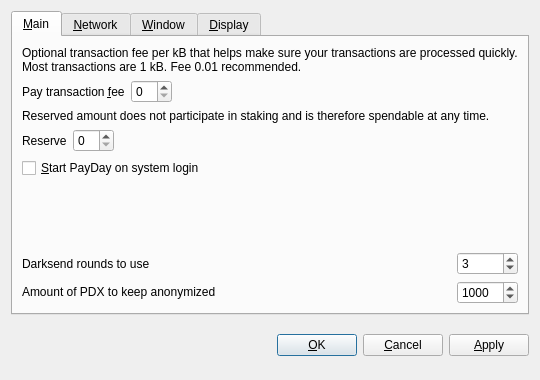
<?xml version="1.0" encoding="UTF-8"?>
<ui version="4.0">
 <class>OptionsDialog</class>
 <widget class="QDialog" name="OptionsDialog">
  <property name="geometry">
   <rect>
    <x>0</x>
    <y>0</y>
    <width>540</width>
    <height>380</height>
   </rect>
  </property>
  <property name="windowTitle">
   <string>Options</string>
  </property>
  <property name="modal">
   <bool>true</bool>
  </property>
  <layout class="QVBoxLayout" name="verticalLayout">
   <item>
    <widget class="QTabWidget" name="tabWidget">
     <property name="tabPosition">
      <enum>QTabWidget::North</enum>
     </property>
     <property name="currentIndex">
      <number>0</number>
     </property>
     <widget class="QWidget" name="tabMain">
      <attribute name="title">
       <string>&amp;Main</string>
      </attribute>
      <layout class="QGridLayout" name="gridLayout">
       <item row="0" column="0" colspan="2">
        <widget class="QLabel" name="transactionFeeInfoLabel">
         <property name="text">
          <string>Optional transaction fee per kB that helps make sure your transactions are processed quickly. Most transactions are 1 kB. Fee 0.01 recommended.</string>
         </property>
         <property name="textFormat">
          <enum>Qt::PlainText</enum>
         </property>
         <property name="wordWrap">
          <bool>true</bool>
         </property>
        </widget>
       </item>
       <item row="1" column="0">
        <layout class="QHBoxLayout" name="horizontalLayoutFee">
         <item>
          <widget class="QLabel" name="transactionFeeLabel">
           <property name="text">
            <string>Pay transaction &amp;fee</string>
           </property>
           <property name="textFormat">
            <enum>Qt::PlainText</enum>
           </property>
           <property name="buddy">
            <cstring>transactionFee</cstring>
           </property>
          </widget>
         </item>
         <item>
          <widget class="BitcoinAmountField" name="transactionFee"/>
         </item>
         <item>
          <spacer name="horizontalSpacerFee">
           <property name="orientation">
            <enum>Qt::Horizontal</enum>
           </property>
           <property name="sizeHint" stdset="0">
            <size>
             <width>40</width>
             <height>20</height>
            </size>
           </property>
          </spacer>
         </item>
        </layout>
       </item>
       <item row="2" column="0" colspan="2">
        <widget class="QLabel" name="reserveBalanceInfoLabel">
         <property name="text">
          <string>Reserved amount does not participate in staking and is therefore spendable at any time.</string>
         </property>
         <property name="textFormat">
          <enum>Qt::PlainText</enum>
         </property>
         <property name="wordWrap">
          <bool>true</bool>
         </property>
        </widget>
       </item>
       <item row="3" column="0">
        <layout class="QHBoxLayout" name="horizontalLayoutReserveBalance">
         <item>
          <widget class="QLabel" name="reserveBalanceLabel">
           <property name="text">
            <string>Reserve</string>
           </property>
           <property name="textFormat">
            <enum>Qt::PlainText</enum>
           </property>
           <property name="buddy">
            <cstring>reserveBalance</cstring>
           </property>
          </widget>
         </item>
         <item>
          <widget class="BitcoinAmountField" name="reserveBalance"/>
         </item>
         <item>
          <spacer name="horizontalSpacerReserveBalance">
           <property name="orientation">
            <enum>Qt::Horizontal</enum>
           </property>
           <property name="sizeHint" stdset="0">
            <size>
             <width>40</width>
             <height>20</height>
            </size>
           </property>
          </spacer>
         </item>
        </layout>
       </item>
       <item row="4" column="0">
        <widget class="QCheckBox" name="bitcoinAtStartup">
         <property name="toolTip">
          <string>Automatically start PayDay Wallet after logging in to the system</string>
         </property>
         <property name="text">
          <string>&amp;Start PayDay on system login</string>
         </property>
        </widget>
       </item>
       <item row="5" column="0">
        <spacer name="verticalSpacer_Main">
         <property name="orientation">
          <enum>Qt::Vertical</enum>
         </property>
         <property name="sizeHint" stdset="0">
          <size>
           <width>20</width>
           <height>40</height>
          </size>
         </property>
        </spacer>
       </item>
       <item row="6" column="0">
        <widget class="QLabel" name="label">
         <property name="toolTip">
          <string>This setting determines the amount of individual masternodes that an input will be anonymized through. More rounds of anonymization gives a higher degree of privacy, but also costs more in fees.</string>
         </property>
         <property name="text">
          <string>Darksend rounds to use</string>
         </property>
        </widget>
       </item>
       <item row="6" column="1">
        <widget class="QSpinBox" name="darksendRounds">
         <property name="minimum">
          <number>2</number>
         </property>
         <property name="maximum">
          <number>16</number>
         </property>
         <property name="value">
          <number>3</number>
         </property>
        </widget>
       </item>
       <item row="7" column="0">
        <widget class="QLabel" name="label_2">
         <property name="toolTip">
          <string>This amount acts as a threshold to turn off Darksend once it's reached.</string>
         </property>
         <property name="statusTip">
          <string notr="true"/>
         </property>
         <property name="whatsThis">
          <string notr="true"/>
         </property>
         <property name="accessibleName">
          <string notr="true"/>
         </property>
         <property name="accessibleDescription">
          <string notr="true"/>
         </property>
         <property name="text">
          <string>&lt;html&gt;&lt;head/&gt;&lt;body&gt;&lt;p&gt;Amount of PDX to keep anonymized&lt;/p&gt;&lt;/body&gt;&lt;/html&gt;</string>
         </property>
        </widget>
       </item>
       <item row="7" column="1">
        <widget class="QSpinBox" name="anonymizePayDay">
         <property name="minimum">
          <number>2</number>
         </property>
         <property name="maximum">
          <number>10000</number>
         </property>
         <property name="singleStep">
          <number>10</number>
         </property>
         <property name="value">
          <number>1000</number>
         </property>
        </widget>
       </item>
      </layout>
     </widget>
     <widget class="QWidget" name="tabNetwork">
      <attribute name="title">
       <string>&amp;Network</string>
      </attribute>
      <layout class="QVBoxLayout" name="verticalLayout_Network">
       <item>
        <widget class="QCheckBox" name="mapPortUpnp">
         <property name="toolTip">
          <string>Automatically open the PayDay client port on the router. This only works when your router supports UPnP and it is enabled.</string>
         </property>
         <property name="text">
          <string>Map port using &amp;UPnP</string>
         </property>
        </widget>
       </item>
       <item>
        <widget class="QCheckBox" name="connectSocks">
         <property name="toolTip">
          <string>Connect to the PayDay network through a SOCKS5 proxy (e.g. when connecting through Tor).</string>
         </property>
         <property name="text">
          <string>&amp;Connect through SOCKS5 proxy:</string>
         </property>
        </widget>
       </item>
       <item>
        <layout class="QHBoxLayout" name="horizontalLayout_Network">
         <item>
          <widget class="QLabel" name="proxyIpLabel">
           <property name="text">
            <string>Proxy &amp;IP:</string>
           </property>
           <property name="textFormat">
            <enum>Qt::PlainText</enum>
           </property>
           <property name="buddy">
            <cstring>proxyIp</cstring>
           </property>
          </widget>
         </item>
         <item>
          <widget class="QValidatedLineEdit" name="proxyIp">
           <property name="maximumSize">
            <size>
             <width>140</width>
             <height>16777215</height>
            </size>
           </property>
           <property name="toolTip">
            <string>IP address of the proxy (e.g. 127.0.0.1)</string>
           </property>
          </widget>
         </item>
         <item>
          <widget class="QLabel" name="proxyPortLabel">
           <property name="text">
            <string>&amp;Port:</string>
           </property>
           <property name="textFormat">
            <enum>Qt::PlainText</enum>
           </property>
           <property name="buddy">
            <cstring>proxyPort</cstring>
           </property>
          </widget>
         </item>
         <item>
          <widget class="QLineEdit" name="proxyPort">
           <property name="maximumSize">
            <size>
             <width>55</width>
             <height>16777215</height>
            </size>
           </property>
           <property name="toolTip">
            <string>Port of the proxy (e.g. 9050)</string>
           </property>
          </widget>
         </item>
         <item>
          <spacer name="horizontalSpacer_Network">
           <property name="orientation">
            <enum>Qt::Horizontal</enum>
           </property>
           <property name="sizeHint" stdset="0">
            <size>
             <width>40</width>
             <height>20</height>
            </size>
           </property>
          </spacer>
         </item>
        </layout>
       </item>
       <item>
        <spacer name="verticalSpacer_Network">
         <property name="orientation">
          <enum>Qt::Vertical</enum>
         </property>
         <property name="sizeHint" stdset="0">
          <size>
           <width>20</width>
           <height>40</height>
          </size>
         </property>
        </spacer>
       </item>
      </layout>
     </widget>
     <widget class="QWidget" name="tabWindow">
      <attribute name="title">
       <string>&amp;Window</string>
      </attribute>
      <layout class="QVBoxLayout" name="verticalLayout_Window">
       <item>
        <widget class="QCheckBox" name="minimizeToTray">
         <property name="toolTip">
          <string>Show only a tray icon after minimizing the window.</string>
         </property>
         <property name="text">
          <string>&amp;Minimize to the tray instead of the taskbar</string>
         </property>
        </widget>
       </item>
       <item>
        <widget class="QCheckBox" name="minimizeOnClose">
         <property name="toolTip">
          <string>Minimize instead of exit the application when the window is closed. When this option is enabled, the application will be closed only after selecting Quit in the menu.</string>
         </property>
         <property name="text">
          <string>M&amp;inimize on close</string>
         </property>
        </widget>
       </item>
       <item>
        <spacer name="verticalSpacer_Window">
         <property name="orientation">
          <enum>Qt::Vertical</enum>
         </property>
         <property name="sizeHint" stdset="0">
          <size>
           <width>20</width>
           <height>40</height>
          </size>
         </property>
        </spacer>
       </item>
      </layout>
     </widget>
     <widget class="QWidget" name="tabDisplay">
      <attribute name="title">
       <string>&amp;Display</string>
      </attribute>
      <layout class="QVBoxLayout" name="verticalLayout_Display">
       <item>
        <layout class="QHBoxLayout" name="horizontalLayout_1_Display">
         <item>
          <widget class="QLabel" name="langLabel">
           <property name="text">
            <string>User Interface &amp;language:</string>
           </property>
           <property name="textFormat">
            <enum>Qt::PlainText</enum>
           </property>
           <property name="buddy">
            <cstring>lang</cstring>
           </property>
          </widget>
         </item>
         <item>
          <widget class="QValueComboBox" name="lang">
           <property name="toolTip">
            <string>The user interface language can be set here. This setting will take effect after restarting PayDay.</string>
           </property>
          </widget>
         </item>
        </layout>
       </item>
       <item>
        <layout class="QHBoxLayout" name="horizontalLayout_2_Display">
         <item>
          <widget class="QLabel" name="unitLabel">
           <property name="text">
            <string>&amp;Unit to show amounts in:</string>
           </property>
           <property name="textFormat">
            <enum>Qt::PlainText</enum>
           </property>
           <property name="buddy">
            <cstring>unit</cstring>
           </property>
          </widget>
         </item>
         <item>
          <widget class="QValueComboBox" name="unit">
           <property name="toolTip">
            <string>Choose the default subdivision unit to show in the interface and when sending coins.</string>
           </property>
          </widget>
         </item>
        </layout>
       </item>
       <item>
        <widget class="QCheckBox" name="coinControlFeatures">
         <property name="toolTip">
          <string>Whether to show coin control features or not.</string>
         </property>
         <property name="text">
          <string>Display coin &amp;control features (experts only!)</string>
         </property>
        </widget>
       </item>
       <item>
        <widget class="QCheckBox" name="useBlackTheme">
         <property name="text">
          <string>Use black visual theme (requires restart)</string>
         </property>
        </widget>
       </item>
       <item>
        <spacer name="verticalSpacer_Display">
         <property name="orientation">
          <enum>Qt::Vertical</enum>
         </property>
         <property name="sizeHint" stdset="0">
          <size>
           <width>20</width>
           <height>40</height>
          </size>
         </property>
        </spacer>
       </item>
      </layout>
     </widget>
    </widget>
   </item>
   <item>
    <layout class="QHBoxLayout" name="horizontalLayout_Buttons">
     <item>
      <spacer name="horizontalSpacer_1">
       <property name="orientation">
        <enum>Qt::Horizontal</enum>
       </property>
       <property name="sizeHint" stdset="0">
        <size>
         <width>40</width>
         <height>48</height>
        </size>
       </property>
      </spacer>
     </item>
     <item>
      <widget class="QLabel" name="statusLabel">
       <property name="font">
        <font>
         <weight>75</weight>
         <bold>true</bold>
        </font>
       </property>
       <property name="text">
        <string/>
       </property>
       <property name="textFormat">
        <enum>Qt::PlainText</enum>
       </property>
       <property name="wordWrap">
        <bool>true</bool>
       </property>
      </widget>
     </item>
     <item>
      <spacer name="horizontalSpacer_2">
       <property name="orientation">
        <enum>Qt::Horizontal</enum>
       </property>
       <property name="sizeHint" stdset="0">
        <size>
         <width>40</width>
         <height>48</height>
        </size>
       </property>
      </spacer>
     </item>
     <item>
      <widget class="QPushButton" name="okButton">
       <property name="text">
        <string>&amp;OK</string>
       </property>
      </widget>
     </item>
     <item>
      <widget class="QPushButton" name="cancelButton">
       <property name="text">
        <string>&amp;Cancel</string>
       </property>
       <property name="autoDefault">
        <bool>false</bool>
       </property>
      </widget>
     </item>
     <item>
      <widget class="QPushButton" name="applyButton">
       <property name="text">
        <string>&amp;Apply</string>
       </property>
       <property name="autoDefault">
        <bool>false</bool>
       </property>
      </widget>
     </item>
    </layout>
   </item>
  </layout>
 </widget>
 <customwidgets>
  <customwidget>
   <class>QValidatedLineEdit</class>
   <extends>QLineEdit</extends>
   <header>qvalidatedlineedit.h</header>
  </customwidget>
  <customwidget>
   <class>BitcoinAmountField</class>
   <extends>QSpinBox</extends>
   <header>bitcoinamountfield.h</header>
   <container>1</container>
  </customwidget>
  <customwidget>
   <class>QValueComboBox</class>
   <extends>QComboBox</extends>
   <header>qvaluecombobox.h</header>
  </customwidget>
 </customwidgets>
 <resources/>
 <connections/>
</ui>
